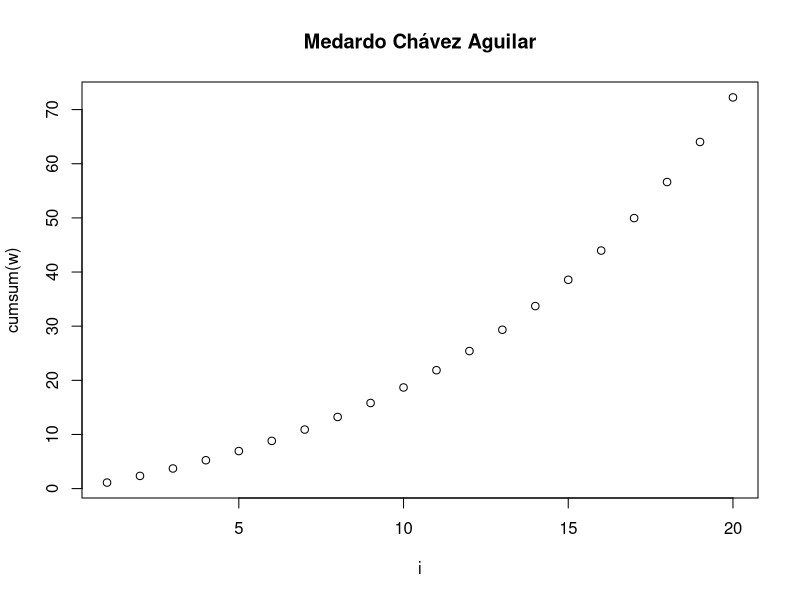
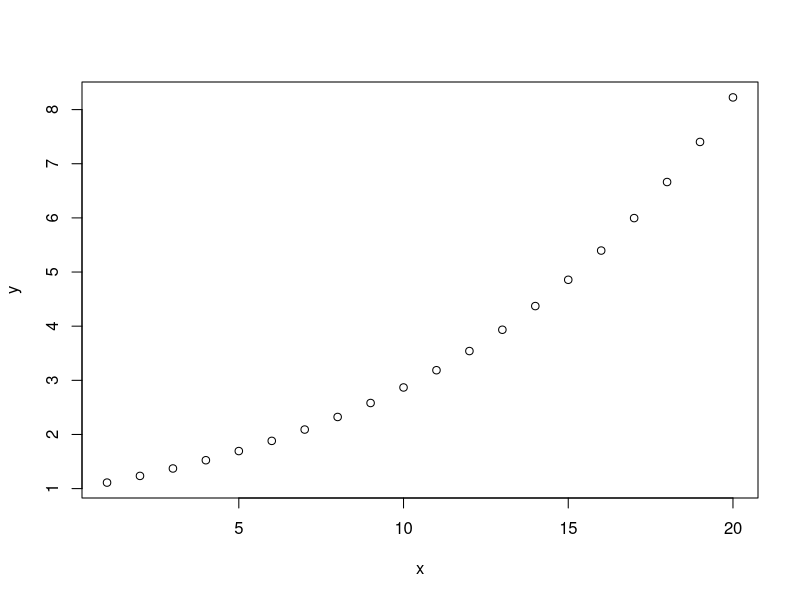
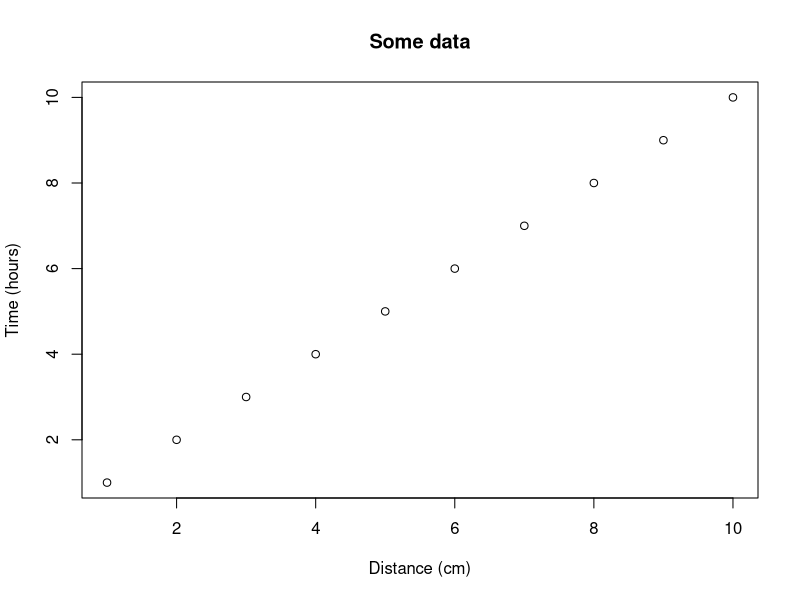
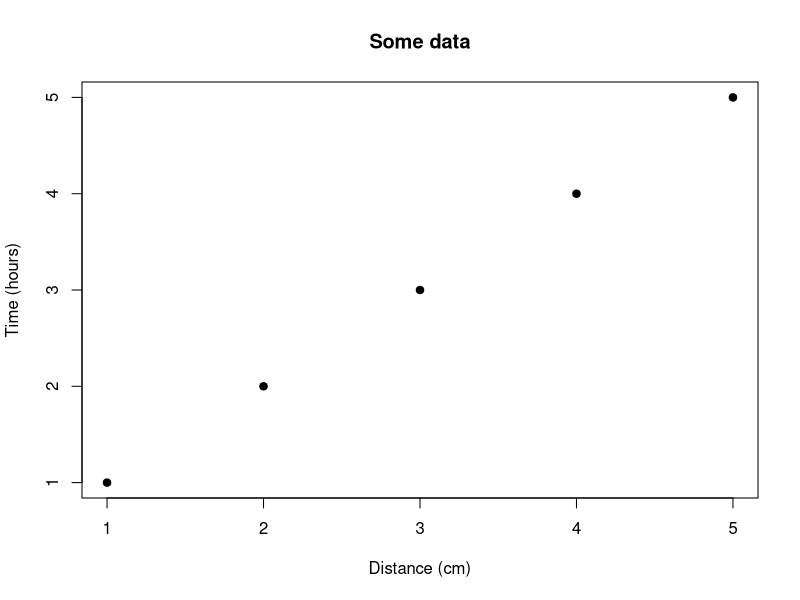

Generate these figures, in order, with R:
## ---- chunk 1
knitr::opts_chunk$set(echo = TRUE) # By default, show code; set to FALSE to hide it
knitr::opts_chunk$set(fig.pos = 'H') # Places figures on pages separate from text
knitr::opts_chunk$set(out.width = '100%', dpi=300) # Figure resolution and size
knitr::opts_chunk$set(fig.env = "figure") # Latex figure environment
## ---- chunk 2
n <- 0.9
i <- (1:20)
w <- (1/n^i)
  
plot(i, cumsum(w), 
     main = "Medardo Chávez Aguilar")

## ---- chunk 3
#Diana Jacquelinne Soto A00227348
#w=sum^{20}_{i=1}[1/0.9^i]
           
n=0.9
x<- (1:20)
y <- (1/n^x)
cumsum(y)
z=sum(y)
z

plot(x, y)
## ---- chunk 4
plot(1:10, main = "Some data", xlab = "Distance (cm)", 
     ylab = "Time (hours)")
## ---- chunk 5
plot(1:5, pch = 19, main = "Some data", xlab = "Distance (cm)", 
     ylab = "Time (hours)")
## ---- chunk 6
df = data.frame(ID = 1:3, code = letters[1:3])

# Creates tables that follow OUP guidelines using xtable
library(xtable) 
print(xtable(df, caption = "This is the table caption", 
             label = "tab:tab1"), comment = FALSE)
## ---- chunk 7
df = data.frame(ID = 1:3, code = letters[1:3])

# kable can alse be used for creating tables
knitr::kable(df, caption = "This is the table caption", format = "latex",
             booktabs = TRUE, label = "tab2")
## ---- chunk 8
x<-1
equation1<-log(exp(1))+((sin(x)^2)+(cos(x)^2))
equation1

n<- seq(0:50000)
equation2 <- sum(1/2^n)
equation2

equation1>equation2

## ---- chunk 9
x<-1
eq<- log(exp(x))+(sin(x)^2)+(cos(x)^2) 
eq

n<- seq_len(1000)
eq3 <- sum(1/2^n)
eq3

is.it.true <- eq > eq3
if(is.it.true == TRUE) {print ("Equation is true!")}
if(is.it.true == FALSE) {print("Equation is false!")}
